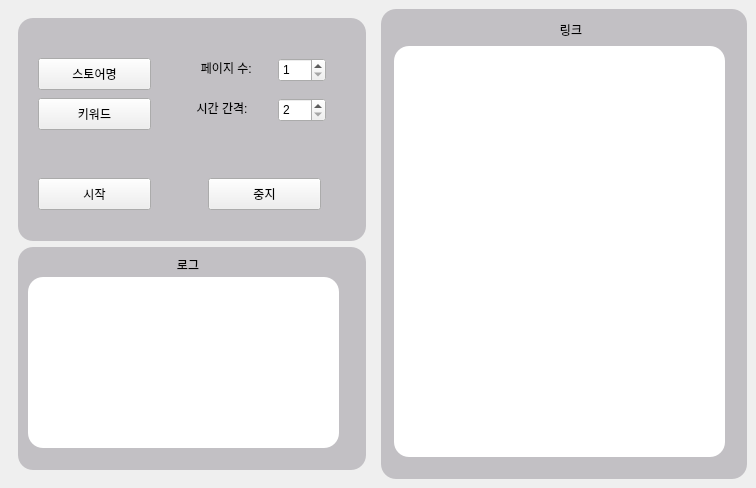
<?xml version="1.0" encoding="UTF-8"?>
<ui version="4.0">
 <class>MainWindow</class>
 <widget class="QMainWindow" name="MainWindow">
  <property name="geometry">
   <rect>
    <x>0</x>
    <y>0</y>
    <width>756</width>
    <height>488</height>
   </rect>
  </property>
  <property name="windowTitle">
   <string>네이버 가격 트래커</string>
  </property>
  <widget class="QWidget" name="centralwidget">
   <layout class="QHBoxLayout" name="horizontalLayout">
    <item>
     <widget class="QFrame" name="left_frame">
      <property name="styleSheet">
       <string notr="true">QFrame {
	border: none;
}</string>
      </property>
      <property name="frameShape">
       <enum>QFrame::StyledPanel</enum>
      </property>
      <property name="frameShadow">
       <enum>QFrame::Raised</enum>
      </property>
      <layout class="QVBoxLayout" name="verticalLayout">
       <item>
        <widget class="QFrame" name="input_frame">
         <property name="styleSheet">
          <string notr="true">QFrame {
	background-color: rgb(194, 192, 196);
	border-radius: 15px;
}</string>
         </property>
         <property name="frameShape">
          <enum>QFrame::StyledPanel</enum>
         </property>
         <property name="frameShadow">
          <enum>QFrame::Raised</enum>
         </property>
         <widget class="QPushButton" name="target_button">
          <property name="geometry">
           <rect>
            <x>20</x>
            <y>40</y>
            <width>113</width>
            <height>32</height>
           </rect>
          </property>
          <property name="text">
           <string>스토어명</string>
          </property>
         </widget>
         <widget class="QPushButton" name="keyword_button">
          <property name="geometry">
           <rect>
            <x>20</x>
            <y>80</y>
            <width>113</width>
            <height>32</height>
           </rect>
          </property>
          <property name="text">
           <string>키워드</string>
          </property>
         </widget>
         <widget class="QPushButton" name="start_button">
          <property name="geometry">
           <rect>
            <x>20</x>
            <y>160</y>
            <width>113</width>
            <height>32</height>
           </rect>
          </property>
          <property name="text">
           <string>시작</string>
          </property>
         </widget>
         <widget class="QPushButton" name="exit_button">
          <property name="geometry">
           <rect>
            <x>190</x>
            <y>160</y>
            <width>113</width>
            <height>32</height>
           </rect>
          </property>
          <property name="text">
           <string>중지</string>
          </property>
         </widget>
         <widget class="QSpinBox" name="page_spin_box">
          <property name="geometry">
           <rect>
            <x>260</x>
            <y>40</y>
            <width>48</width>
            <height>24</height>
           </rect>
          </property>
          <property name="minimum">
           <number>1</number>
          </property>
          <property name="maximum">
           <number>5</number>
          </property>
          <property name="displayIntegerBase">
           <number>10</number>
          </property>
         </widget>
         <widget class="QLabel" name="page_label">
          <property name="geometry">
           <rect>
            <x>180</x>
            <y>40</y>
            <width>60</width>
            <height>20</height>
           </rect>
          </property>
          <property name="text">
           <string>페이지 수: </string>
          </property>
          <property name="alignment">
           <set>Qt::AlignCenter</set>
          </property>
         </widget>
         <widget class="QLabel" name="time_interval_label_2">
          <property name="geometry">
           <rect>
            <x>170</x>
            <y>80</y>
            <width>68</width>
            <height>20</height>
           </rect>
          </property>
          <property name="text">
           <string>시간 간격:</string>
          </property>
          <property name="alignment">
           <set>Qt::AlignCenter</set>
          </property>
         </widget>
         <widget class="QSpinBox" name="time_interval_spin_box">
          <property name="geometry">
           <rect>
            <x>260</x>
            <y>80</y>
            <width>48</width>
            <height>24</height>
           </rect>
          </property>
          <property name="minimum">
           <number>2</number>
          </property>
          <property name="maximum">
           <number>8</number>
          </property>
          <property name="singleStep">
           <number>2</number>
          </property>
          <property name="displayIntegerBase">
           <number>10</number>
          </property>
         </widget>
        </widget>
       </item>
       <item>
        <widget class="QFrame" name="log_frame">
         <property name="styleSheet">
          <string notr="true">QFrame {
	background-color: rgb(194, 192, 196);
	border-radius: 15px;
}</string>
         </property>
         <property name="frameShape">
          <enum>QFrame::StyledPanel</enum>
         </property>
         <property name="frameShadow">
          <enum>QFrame::Raised</enum>
         </property>
         <widget class="QLabel" name="log_label">
          <property name="geometry">
           <rect>
            <x>140</x>
            <y>10</y>
            <width>60</width>
            <height>16</height>
           </rect>
          </property>
          <property name="text">
           <string>로그</string>
          </property>
          <property name="alignment">
           <set>Qt::AlignCenter</set>
          </property>
         </widget>
         <widget class="QPlainTextEdit" name="log_plain_text_edit">
          <property name="geometry">
           <rect>
            <x>10</x>
            <y>30</y>
            <width>311</width>
            <height>171</height>
           </rect>
          </property>
          <property name="styleSheet">
           <string notr="true">QPlainTextEdit {
	background-color: white;
}</string>
          </property>
          <property name="readOnly">
           <bool>true</bool>
          </property>
         </widget>
        </widget>
       </item>
      </layout>
     </widget>
    </item>
    <item>
     <widget class="QFrame" name="link_frame">
      <property name="styleSheet">
       <string notr="true">QFrame {
	background-color: rgb(194, 192, 196);
	border-radius: 15px;
}</string>
      </property>
      <property name="frameShape">
       <enum>QFrame::StyledPanel</enum>
      </property>
      <property name="frameShadow">
       <enum>QFrame::Raised</enum>
      </property>
      <widget class="QPlainTextEdit" name="link_plain_text_edit">
       <property name="geometry">
        <rect>
         <x>13</x>
         <y>37</y>
         <width>331</width>
         <height>411</height>
        </rect>
       </property>
       <property name="styleSheet">
        <string notr="true">QPlainTextEdit {
	background-color: white;
}</string>
       </property>
       <property name="readOnly">
        <bool>true</bool>
       </property>
      </widget>
      <widget class="QLabel" name="link_label">
       <property name="geometry">
        <rect>
         <x>160</x>
         <y>13</y>
         <width>60</width>
         <height>16</height>
        </rect>
       </property>
       <property name="text">
        <string>링크</string>
       </property>
       <property name="alignment">
        <set>Qt::AlignCenter</set>
       </property>
      </widget>
     </widget>
    </item>
   </layout>
  </widget>
 </widget>
 <resources/>
 <connections/>
</ui>
